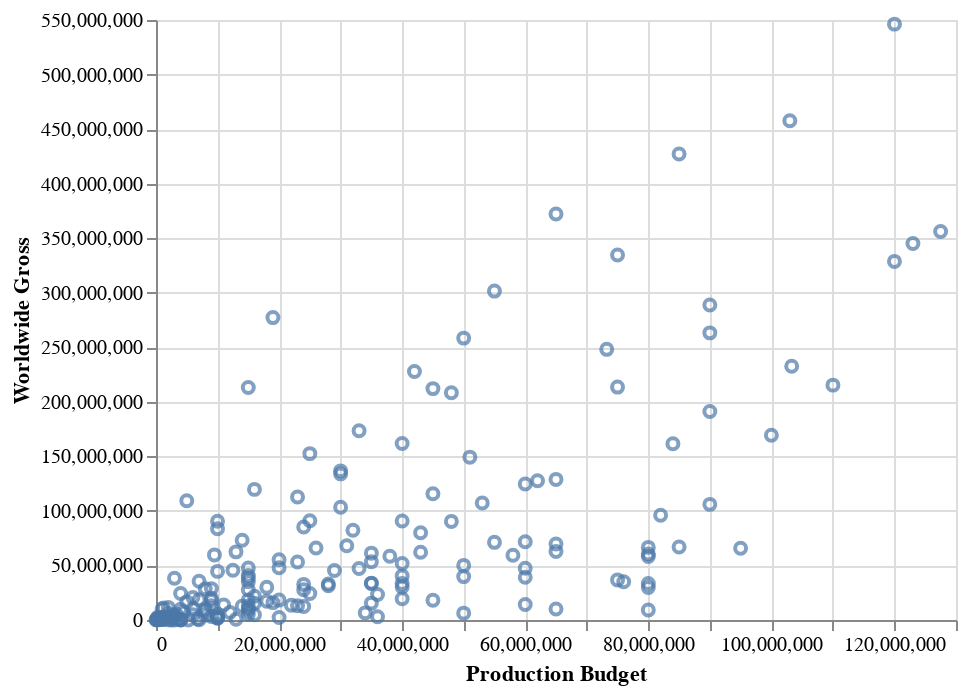

Notebook source saved alongside this figure:
### Code cell
#grafica de relacion
alt.Chart(movie_2000).mark_point().encode(
     alt.X('Production Budget'),
     alt.Y('Worldwide Gross')
)

### Figure 1 — Vega-Lite specification as saved in the notebook (floating-point values rounded to 4 significant figures; data arrays with more than 128 entries replaced by an {"elided": "..."} marker saying what was removed)
{"config": {"view": {"continuousWidth": 400, "continuousHeight": 300}}, "data": {"name": "data-48a4aa74b647899b30880ba98f0f775b"}, "mark": "point", "encoding": {"x": {"field": "Production Budget", "type": "quantitative"}, "y": {"field": "Worldwide Gross", "type": "quantitative"}}, "$schema": "https://vega.github.io/schema/vega-lite/v4.17.0.json", "datasets": {"data-48a4aa74b647899b30880ba98f0f775b": {"elided": "188 records"}}}
